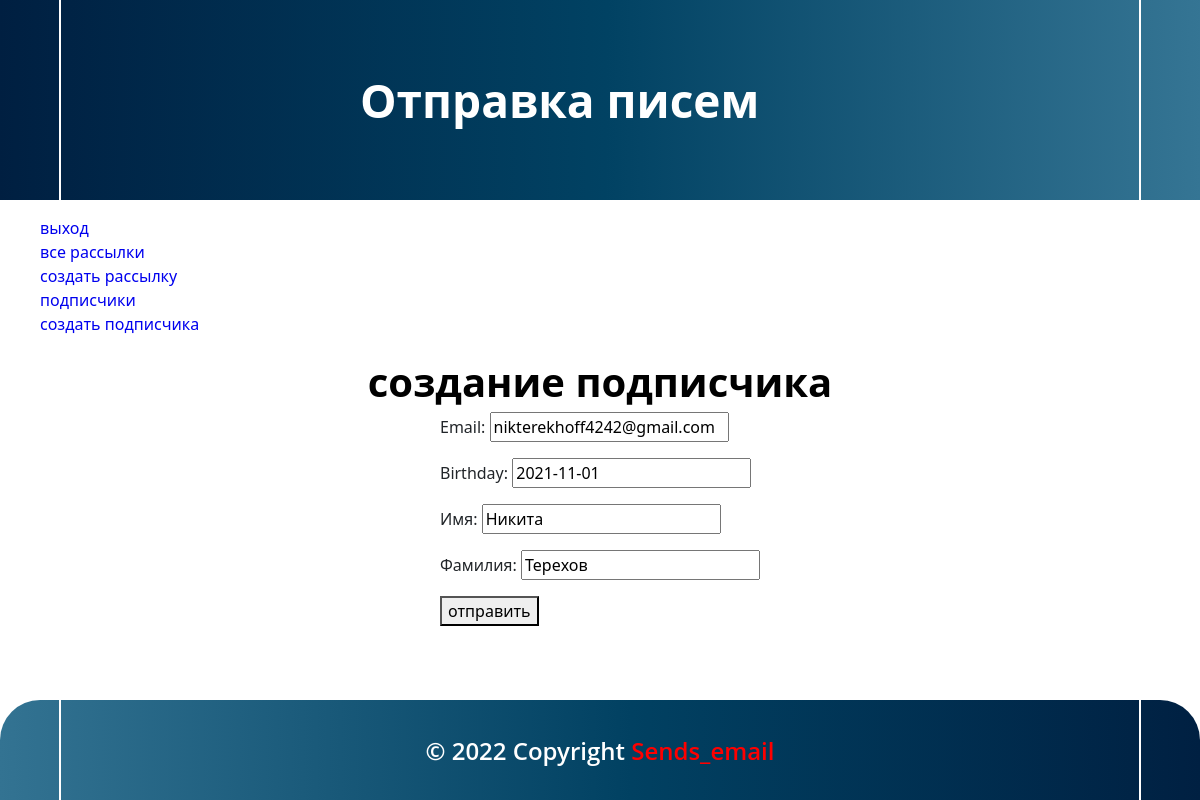
Page /subscriber/edit/1/ (signed in) on the committed database.
### subscriber/models.py (models this page shows, shortened)
class Subscriber(models.Model):
    user = models.ForeignKey(User, on_delete=models.CASCADE)
    email = models.EmailField(max_length=254, unique=True)
    birthday = models.DateField()
    first_name = models.CharField(max_length=150, verbose_name='Имя')
    last_name = models.CharField(max_length=150, verbose_name='Фамилия')
    class Meta:
        ordering = ('birthday',)
        verbose_name = 'Подписчик'
        verbose_name_plural = 'Подписчики'

### subscriber/views.py (the view)
# urls.py: path('edit/<int:id>/', views.edit, name='edit'),
@login_required
def edit(request, id):
    subscriber = get_object_or_404(Subscriber, pk=id)
    form = SubscriberForm(
        request.POST or None,
        files=request.FILES or None,
        instance=subscriber
    )
    if request.POST and form.is_valid():
        layout = form.save(commit=False)
        layout.author = request.user
        layout.save()
        return redirect(reverse('subscriber:index'))
    context = {'form': form}
    return render(request, 'subscriber/edit.html', context)

### subscriber/forms.py
class SubscriberForm(forms.ModelForm):
    class Meta:
        model = Subscriber
        fields = ['email', 'birthday', 'first_name', 'last_name']

### templates/subscriber/edit.html (shortened to what this page needs)
{% extends 'base.html' %}
{% load static %}
{% block content %}
  <div style="display: flex; justify-content: center;">
    <h1 class="text-center-main">
      создание подписчика
    </h1>
  </div>
  <div style="display: flex; justify-content: center;">
    <form method="post">
      {{form.as_p}}
      <button type="submit">
       отправить
      </button>
    </form>
  </div>
{% endblock %}

### static/css/base.css (style rules this page uses)
html { height: 100%; max-width: 100%; }
body { position: relative; margin: 0; min-height: 100%; }
.text-center-main { width: 800px; height: 60px; margin: 0 auto; font-family: 'Open Sans'; font-style: normal; font-weight: 700; font-size: 40px; line-height: 54px; display: flex; align-items: center; text-align: center; justify-content: center; color: #000000; }

### rows in the picture
Subscriber: email "nikterekhoff4242@gmail.com", birthday "2021-11-01", first_name "Никита", last_name "Терехов"
